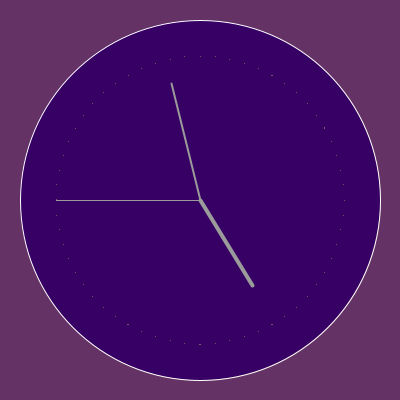
Frame 1 (no input)
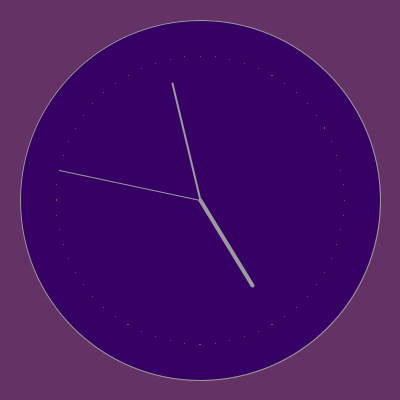
Frame 60 (the mouse pressed at the canvas centre just before this capture)
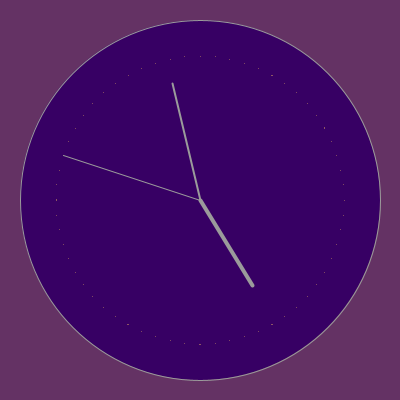
Frame 120 (the mouse held since frame 60 and released just before this capture)

The Processing sketch that drew these frames (run headless with seeded random() and noise(); from frame 60 on, the mouse is pressed at the canvas centre):

// Processing sketch: processing_48035
// ── processing_48035.pde

// Analogue Clock
// Adpation from the processsing Demo clock
// By Colin Bacon Dec 2011


int cx, cy;
float secondsRadius;
float minutesRadius;
float hoursRadius;
float clockDiameter;
float s = second();  // Values from 0 - 59
float m = minute();  // Values from 0 - 59
float h = hour();    // Values from 0 - 23

void setup() {
size(400, 400);
stroke(255);
int radius = min(width, height) / 2;
secondsRadius = radius * 0.72;
minutesRadius = radius * 0.60;
hoursRadius = radius * 0.50;
clockDiameter = radius * 1.8;
  
}
void draw() {
  
//Setup background and rotate hands  
  background (100,50,100);
  strokeWeight(1);
  translate(width/2, height/2);
  
  //Remap the position of all hands  
  s = map(second(), 0, 60, 0, TWO_PI) - HALF_PI;
  m = map(minute() + norm(second(), 0, 60), 0, 60, 0, TWO_PI) - HALF_PI; 
  h = map(hour() + norm(minute(), 0, 60), 0, 24, 0, TWO_PI * 2) - HALF_PI;
  println (second()  ); 
  
 
  //Re-Draw the clock background
  fill(55,0,100);
  ellipse(cx, cy, clockDiameter, clockDiameter);
    
  // Re-Draw the minute ticks
  strokeWeight(1);
    
 beginShape(POINTS);
    for (int z = 0; z < 360; z+=6) {
     float u = cx + cos(radians(z)) * secondsRadius;
     float v = cy + sin(radians(z)) * secondsRadius;
     stroke(155,100,100);
     strokeWeight(1);
     vertex(u, v);
     } 
   endShape(); 
  
  // Re-Draw the hands of the clock
  stroke(155);
  strokeWeight(1);
  line(cx, cy, cx + cos(s ) * secondsRadius, cy + sin(s ) * secondsRadius);
  strokeWeight(2);
  line(cx, cy, cx + cos(m) * minutesRadius, cy + sin(m) * minutesRadius);
  strokeWeight(4);
  line(cx, cy, cx + cos(h) * hoursRadius, cy + sin(h) * hoursRadius);
  
  }
